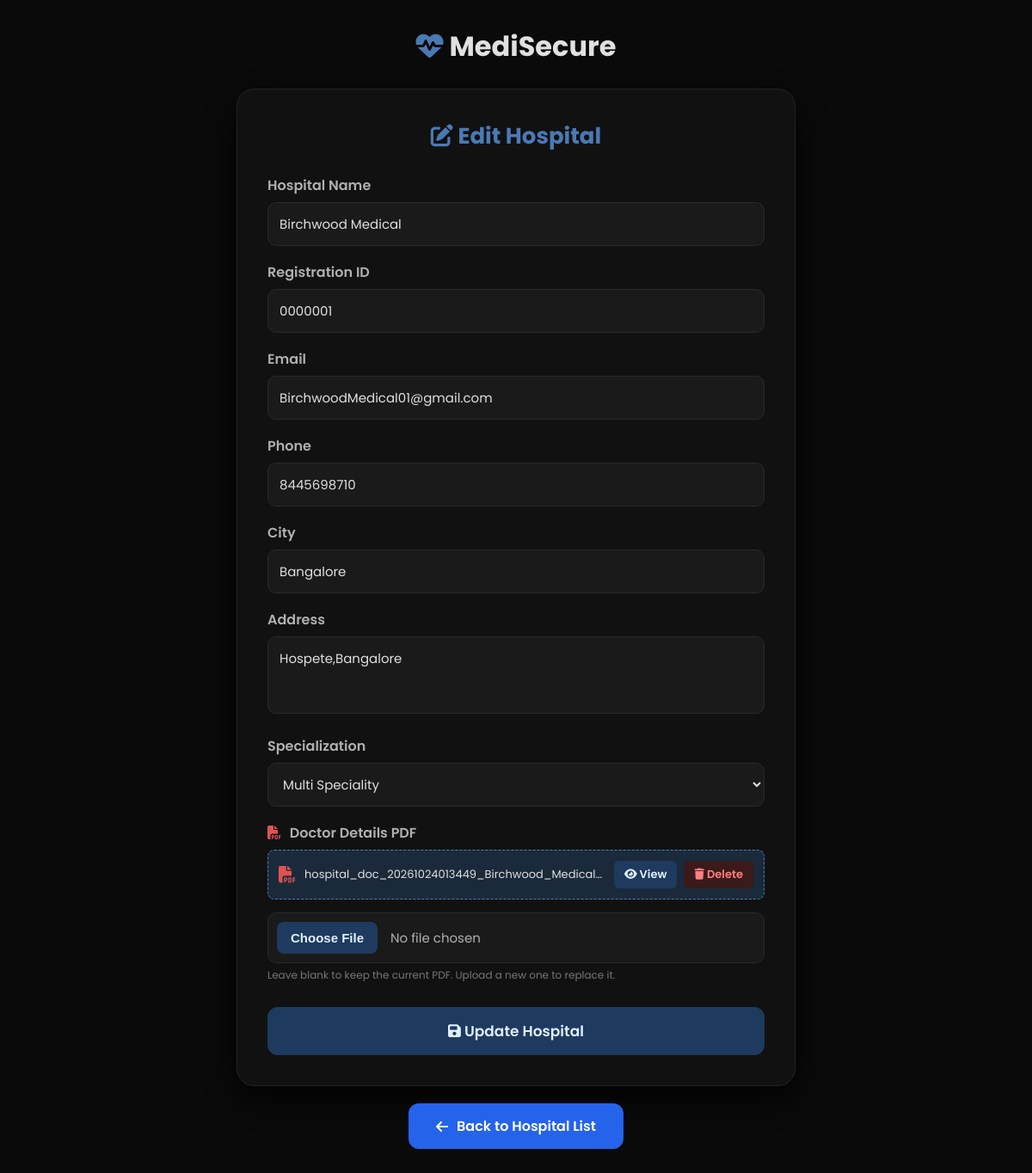
The app's page /edit_hospital/7 with its own data.
### tables this page shows
CREATE TABLE hospitals (
        hospital_id INTEGER PRIMARY KEY AUTOINCREMENT,
        hospital_name TEXT NOT NULL,
        registration_id TEXT,
        email TEXT,
        phone TEXT,
        location TEXT,
        address TEXT,
        specialization TEXT
    , doctor_pdf TEXT);

### app.py (the view, shortened to what this page needs)
@app.route("/edit_hospital/<int:hospital_id>", methods=["GET", "POST"])
def edit_hospital(hospital_id):
    conn = get_db_connection()
    hospital = conn.execute(
        "SELECT * FROM hospitals WHERE hospital_id = ?", (hospital_id,)
    ).fetchone()
    conn.close()
    if not hospital:
        flash("Hospital not found!", "error")
        return redirect(url_for("view_hospital"))
    return render_template("edit_hospital.html", hospital=hospital)

### app.py (called while the page is built)
def get_db_connection():
    conn = sqlite3.connect(DATABASE_PATH, timeout=30)
    conn.row_factory = sqlite3.Row
    conn.execute("PRAGMA busy_timeout = 30000")
    return conn

### templates/edit_hospital.html (shortened to what this page needs)
<!DOCTYPE html>
<html lang="en">
<head>
<link rel="stylesheet"
href="https://cdnjs.cloudflare.com/ajax/libs/font-awesome/6.5.2/css/all.min.css">
</head>
<body>
<div class="container">
<div class="logo">
<i class="fa-solid fa-heart-pulse"></i> MediSecure
</div>
<div class="card">
<h1>
<i class="fa-solid fa-pen-to-square"></i> Edit Hospital
</h1>
<form method="POST" enctype="multipart/form-data">
<div class="input-box">
<label>Hospital Name</label>
<input type="text" name="hospital_name" value="{{ hospital.hospital_name }}" required>
</div>
<div class="input-box">
<label>Registration ID</label>
<input type="text" name="registration_id" value="{{ hospital.registration_id }}" required>
</div>
<div class="input-box">
<label>Email</label>
<input type="email" name="email" value="{{ hospital.email }}" required>
</div>
<div class="input-box">
<label>Phone</label>
<input type="text" name="phone" value="{{ hospital.phone }}" required>
</div>
<div class="input-box">
<label>City</label>
<input type="text" name="location" value="{{ hospital.location }}" required>
</div>
<div class="input-box">
<label>Address</label>
<textarea name="address">{{ hospital.address }}</textarea>
</div>
<div class="input-box">
<label>Specialization</label>
<select name="specialization">
<option {% if hospital.specialization=="Multi Speciality" %}selected{% endif %}>Multi Speciality</option>
</select>
</div>
<div class="input-box">
    <label><i class="fa-solid fa-file-pdf" style="color:#e05252; margin-right:6px;"></i> Doctor Details PDF</label>
    {% if hospital.doctor_pdf %}
    <div class="current-pdf">
        <div class="pdf-info">
            <i class="fa-solid fa-file-pdf" style="color: #e05252; font-size: 20px;"></i>
            <span class="pdf-name" title="{{ hospital.doctor_pdf }}">{{ hospital.doctor_pdf }}</span>
        </div>
        <div class="pdf-actions">
            <a href="{{ url_for('view_hospital_pdf', hospital_id=hospital.hospital_id) }}" target="_blank" class="btn-view">
                <i class="fa-solid fa-eye"></i> View
            </a>
            <a href="{{ url_for('delete_hospital_pdf', hospital_id=hospital.hospital_id) }}" class="btn-delete" onclick="return confirm('Are you sure you want to delete this PDF? You will need to upload a new one.');">
                <i class="fa-solid fa-trash"></i> Delete
            </a>
        </div>
    </div>
    {% endif %}
    <input type="file" name="doctor_pdf" accept="application/pdf">
    <p style="font-size: 12px; color: #777; margin-top: 5px;">
        Leave blank to keep the current PDF. Upload a new one to replace it.
    </p>
</div>
<button class="btn">
<i class="fa-solid fa-floppy-disk"></i> Update Hospital
</button>
</form>
</div>
<a href="/view_hospital" class="back">
<i class="fa-solid fa-arrow-left"></i> Back to Hospital List
</a>
</div>
</body>
</html>

### templates/edit_hospital.html (style rules this page uses)
* { margin:0; padding:0; box-sizing:border-box; font-family:'Poppins',sans-serif; }
body { min-height:100vh; background:#0a0a0a; display:flex; justify-content:center; align-items:center; padding:30px 0; }
.container { width:90%; max-width:650px; }
.logo { text-align:center; color:#e0e0e0; font-size:32px; font-weight:700; margin-bottom:25px; }
.logo i { color:#4a7ab5; }
.card { background:#111111; padding:35px; border-radius:20px; box-shadow:0 15px 35px rgba(0,0,0,0.8); border:1px solid #222222; }
h1 { text-align:center; color:#4a7ab5; margin-bottom:25px; font-size:26px; }
.input-box { margin-bottom:18px; }
.input-box label { display:block; font-weight:600; margin-bottom:7px; color:#b0b0b0; }
.input-box input, .input-box textarea, .input-box select { width:100%; padding:13px; border-radius:10px; border:1px solid #2a2a2a; background:#1a1a1a; color:#e0e0e0; font-size:15px; }
.input-box textarea { height:90px; resize:none; }
.input-box input[type="file"] { padding: 10px; cursor: pointer; color: #b0b0b0; }
.current-pdf { background: #1a2a3a; border: 1px dashed #4a7ab5; padding: 12px; border-radius: 8px; margin-bottom: 15px; display: flex; align-items: center; justify-content: space-between; gap: 10px; }
.pdf-info { display: flex; align-items: center; gap: 10px; overflow: hidden; flex: 1; }
.pdf-name { color: #e0e0e0; font-size: 13px; white-space: nowrap; overflow: hidden; text-overflow: ellipsis; }
.pdf-actions { display: flex; gap: 8px; flex-shrink: 0; }
.btn-view { background: #1e3a5f; color: #e0f0ff; padding: 6px 12px; border-radius: 6px; text-decoration: none; font-size: 13px; font-weight: 600; transition: 0.2s; }
.btn-delete { background: #3a1a1a; color: #ff8080; padding: 6px 12px; border-radius: 6px; text-decoration: none; font-size: 13px; font-weight: 600; transition: 0.2s; }
.btn { width:100%; padding:15px; border:none; border-radius:12px; background:#1e3a5f; color:#e0f0ff; font-size:17px; font-weight:600; cursor:pointer; margin-top: 10px; }
.back { display:flex; justify-content:center; align-items:center; gap:10px; width:fit-content; margin:20px auto 0; padding:14px 32px; background:#2563eb; color:#ffffff; text-decoration:none; border-radius:12px; font-size:16px; font-weight:600; transition:background 0.2s ease; }

### records on screen
hospitals: hospital_name "Birchwood Medical", registration_id "0000001", email "BirchwoodMedical01@gmail.com", phone "8445698710", location "Bangalore", address "Hospete,Bangalore", specialization "Multi Speciality", doctor_pdf "hospital_doc_20261024013449_Birchwood_Medical…"
